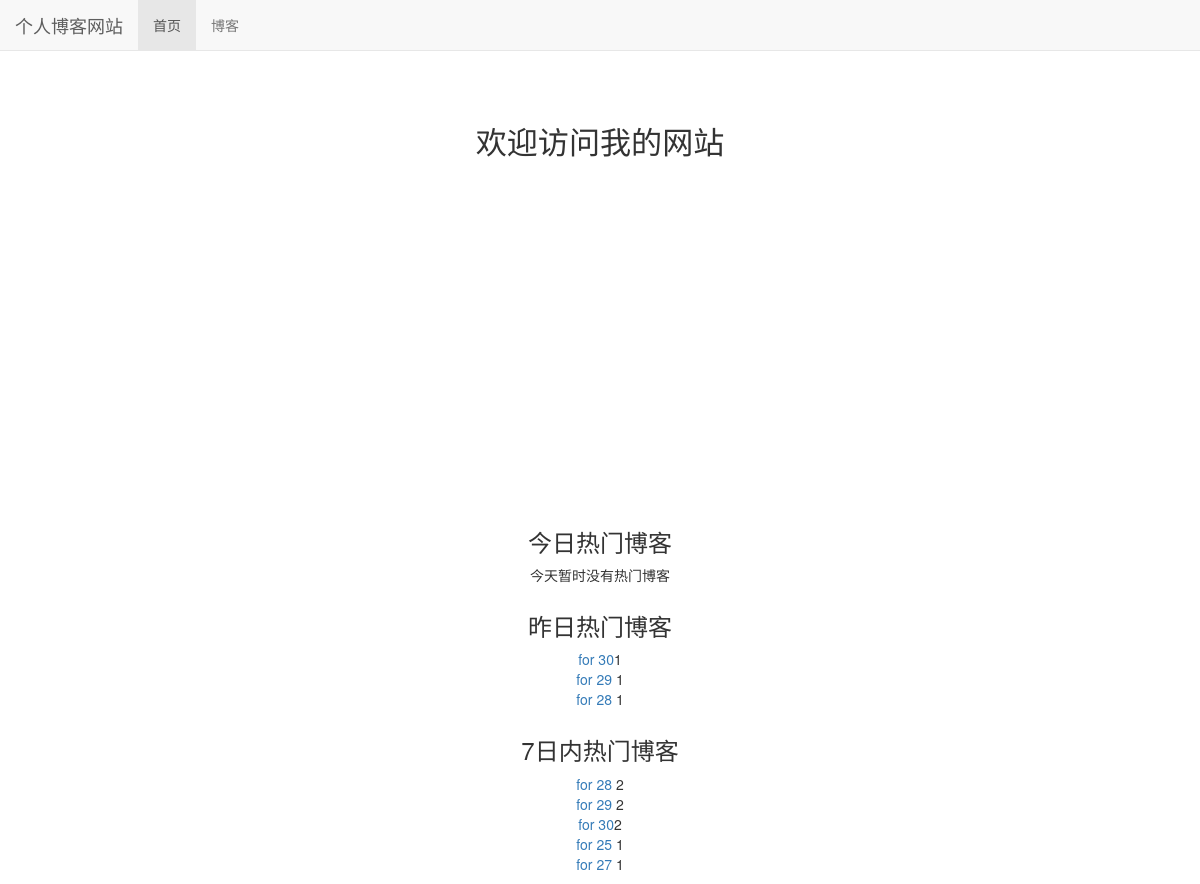
Before: / with the older database file.
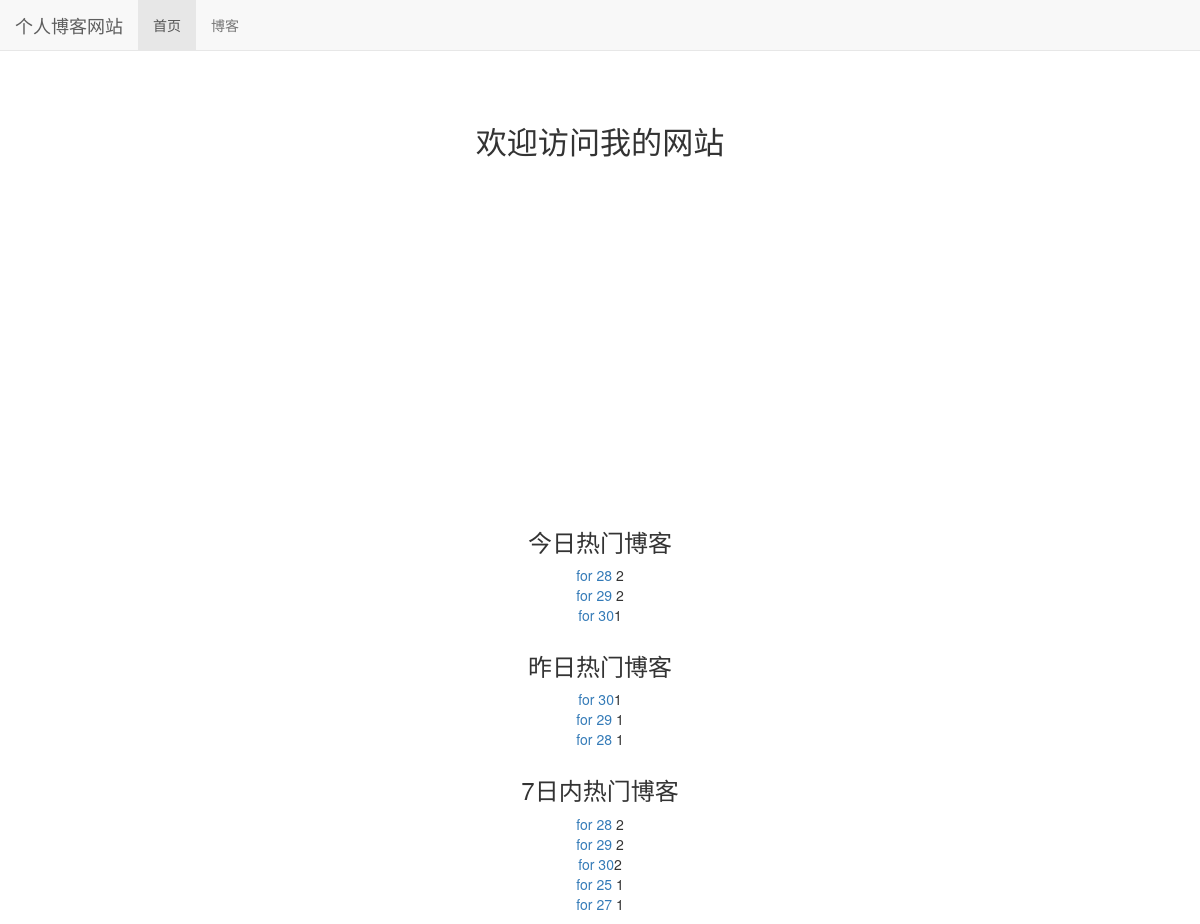
After: the same page with the newer database file.
### read_statistics/models.py (models this page shows)
class ReadDetail(models.Model):
    date = models.DateField(default = timezone.now)
    read_num = models.IntegerField(default=0)
    content_type = models.ForeignKey(ContentType, on_delete=models.DO_NOTHING)
    object_id = models.PositiveIntegerField()
    content_object = GenericForeignKey('content_type', 'object_id')

### blog/models.py (models this page shows, shortened)
class Blog(models.Model, ReadNumExpandMethod):
    title = models.CharField(max_length = 50)
    blog_type = models.ForeignKey(BlogType, on_delete=models.DO_NOTHING)
    content = RichTextUploadingField()
    author = models.ForeignKey(User, on_delete=models.DO_NOTHING)
    read_details = GenericRelation(ReadDetail)
    create_time = models.DateTimeField(auto_now_add=True)
    last_updated_time = models.DateTimeField(auto_now=True)
    class Meta:
        ordering = ["-create_time"]

### mysite/views.py (the view)
# urls.py: 2. Add a URL to urlpatterns:  path('', views.home, name='home')
def home(request):
    blog_content_type = ContentType.objects.get_for_model(Blog)
    dates, read_nums = get_seven_days_read_data(blog_content_type)
    hot_blogs_for_7_days = cache.get('hot_blogs_for_7_days')
    if hot_blogs_for_7_days is None:
        hot_blogs_for_7_days = get_7_days_hot_blogs()
        cache.set('hot_blogs_for_7_days', hot_blogs_for_7_days, 3600)
    context = {}
    context['dates'] = dates
    context['read_nums'] = read_nums
    context['today_hot_data'] = get_today_hot_data(blog_content_type)
    context['yesterday_hot_data'] = get_yesterday_hot_data(blog_content_type)
    context['hot_blogs_for_7_days'] = hot_blogs_for_7_days
    return render(request, 'home.html', context)

### mysite/views.py (called while the page is built)
def get_7_days_hot_blogs():
    today = timezone.now().date()
    date = today - datetime.timedelta(days=7)
    blogs = Blog.objects \
                .filter(read_details__date__lt=today, read_details__date__gte=date) \
                .values('id', 'title') \
                .annotate(read_num_sum=Sum('read_details__read_num')) \
                .order_by('-read_num_sum')
    return blogs[:7]

### read_statistics/utils.py (called while the page is built)
def get_seven_days_read_data(content_type):
    today = timezone.now().date()
    dates = []
    read_nums = []
    for i in range(7, 0, -1):
        date = today - datetime.timedelta(days=i)
        dates.append(date.strftime('%m/%d'))
        read_details = ReadDetail.objects.filter(content_type=content_type, date=date)
        result = read_details.aggregate(read_num_sum=Sum('read_num'))
        read_nums.append(result['read_num_sum'] or 0)
    return dates, read_nums

def get_today_hot_data(content_type):
    today = timezone.now().date()
    read_details = ReadDetail.objects.filter(content_type=content_type, date=today).order_by("-read_num")
    return read_details[:7]

def get_yesterday_hot_data(content_type):
    today = timezone.now().date()
    yesterday = today - datetime.timedelta(days=1)
    read_details = ReadDetail.objects.filter(content_type=content_type, date=yesterday).order_by("-read_num")
    return read_details[:7]

### templates/home.html (shortened to what this page needs)
{% extends 'base.html' %}
{% load staticfiles %}
{% block nav_home_active %}
    active
{% endblock %}
{% block header_extends%}
    <link rel="stylesheet" href="{% static "home.css" %}">
{% endblock %}
{% block content %}
    <h3 class="home-content">欢迎访问我的网站</h3>
        <div id="container"></div>
        <div class="hot-data">
            <h3>今日热门博客</h3>
            <ul>
                {% for blog in today_hot_data %}
                <li><a href="{% url 'blog:blog_detail' blog.content_object.pk %}">
                    {{blog.content_object.title}}</a>{{blog.read_num}}
                </li>
                {% empty %}
                <li>今天暂时没有热门博客</li>
                {% endfor %}
            </ul>
        </div>
        <div class="hot-data">
            <h3>昨日热门博客</h3>
            <ul>
                {% for blog in yesterday_hot_data %}
                <li><a href="{% url 'blog:blog_detail' blog.content_object.pk %}">
                    {{blog.content_object.title}}</a>{{blog.read_num}}
                </li>
                {% empty %}
                <li>昨天暂时没有热门博客</li>
                {% endfor %}
            </ul>
        </div>
        <div class="hot-data">
            <h3>7日内热门博客</h3>
            <ul>
                {% for hot_data in hot_blogs_for_7_days %}
                <li><a href="{% url 'blog:blog_detail' hot_data.id %}">
                    {{hot_data.title}}</a>{{hot_data.read_num_sum}}
                </li>
                {% empty %}
                <li>暂时没有热门博客</li>
                {% endfor %}
            </ul>
        </div>
{% endblock %}

### templates/base.html (shortened to what this page needs)
{%load staticfiles%}
<!DOCTYPE html>
<html lang="zh-CN">
<head>
    <link rel="stylesheet" href="{% static 'base.css' %}">
    <link rel="stylesheet" href="{% static 'bootstrap-3.3.7/css/bootstrap.min.css' %}">
    {% block header_extends%}{% endblock %}
</head>
<body>
    <nav class="navbar navbar-default navbar-fixed-top" role="navigation">
        <div class="container-fluid">
            <div class="navbar-header">
                <a class="navbar-brand" href="{% url 'home' %}">个人博客网站</a>
            </div>
            <div id="navbar-collapse" class="collapse navbar-collapse">
                <ul class="nav navbar-nav">
                    <li class="{% block nav_home_active %}{% endblock %}">
                        <a href="/">首页</a>
                    </li>
                    <li class="{% block nav_blog_active %}{% endblock %}">
                        <a href="{% url 'blog:blog_list' %}">博客</a>
                    </li>
                </ul>
            </div>
        </div>
    </nav>
    {% block content %}{% endblock %}
</body>
</html>

### static/base.css (style rules this page uses)
* { margin: 0; padding: 0; }
body { margin-top: 70px!important; }
ul { list-style-type: none!important; }

### static/home.css (style rules this page uses)
h3.home-content { font-size: 222%; text-align: center; margin-top: 4em; margin-bottom: 2em; }
div#container { margin: 0 auto; height: 20em; min-width: 20em; max-width: 30em; }
div.hot-data { text-align: center; margin-top: 2em; }

Changed rows visible on the page:
added ReadDetail: content_object "for 28", read_num "2", shown under "今日热门博客"
added ReadDetail: content_object "for 29", read_num "2", shown under "今日热门博客"
added ReadDetail: content_object "for 30", read_num "1", shown under "今日热门博客"
Other visible differences:
text no longer shown: "今天暂时没有热门博客"
